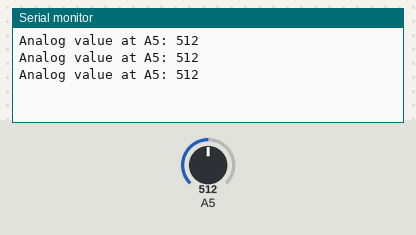
A sketch run on a simulated Arduino Uno, built with avr-gcc and run on an emulated ATmega328P. On the bench: the last lines printed to the serial monitor. The inputs (shaded band) are chosen by the test bench; at power-on: A5 = 512.

Above: at 1.3 s.
1.4 s: A5 set to 716
At 1.9 s:
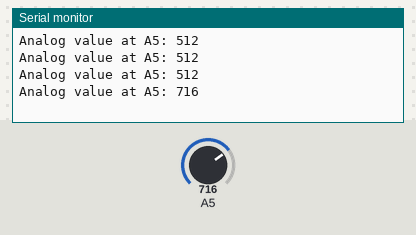
2.9 s: A5 set to 900
At 3.4 s:
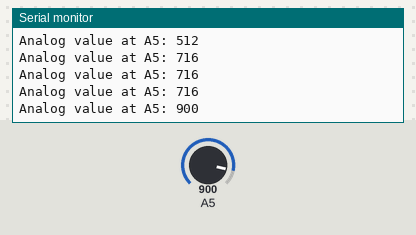
Timing chart, 0 to 5.9 s (numbered marks = the images above; inputs shaded):
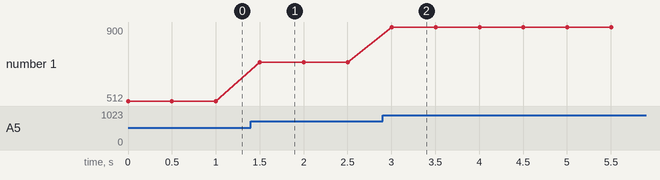

The sketch:

analog_reqd.ino
```cpp
void setup() {
  // Initialize the serial communication at 9600 baud rate
  Serial.begin(9600);

  // Set the analog pin A5 as input (optional, as analogRead sets the pin mode automatically)
  pinMode(A5, INPUT);
}

void loop() {
  // Read the analog value from pin A5
  int analogValue = analogRead(A5);

  // Print the analog value to the serial monitor
  Serial.print("Analog value at A5: ");
  Serial.println(analogValue);

  // Wait for 500 milliseconds before the next read
  delay(500);
}
```

Measured:
- after the input at 1.4 s, the serial monitor: prints a new line after 0.10 s (image 1)
- after the input at 2.9 s, the serial monitor: prints a new line after 0.10 s (image 2)
- plotted number 1: 512 → 716 after the input at 1.4 s, 716 → 900 after the input at 2.9 s
